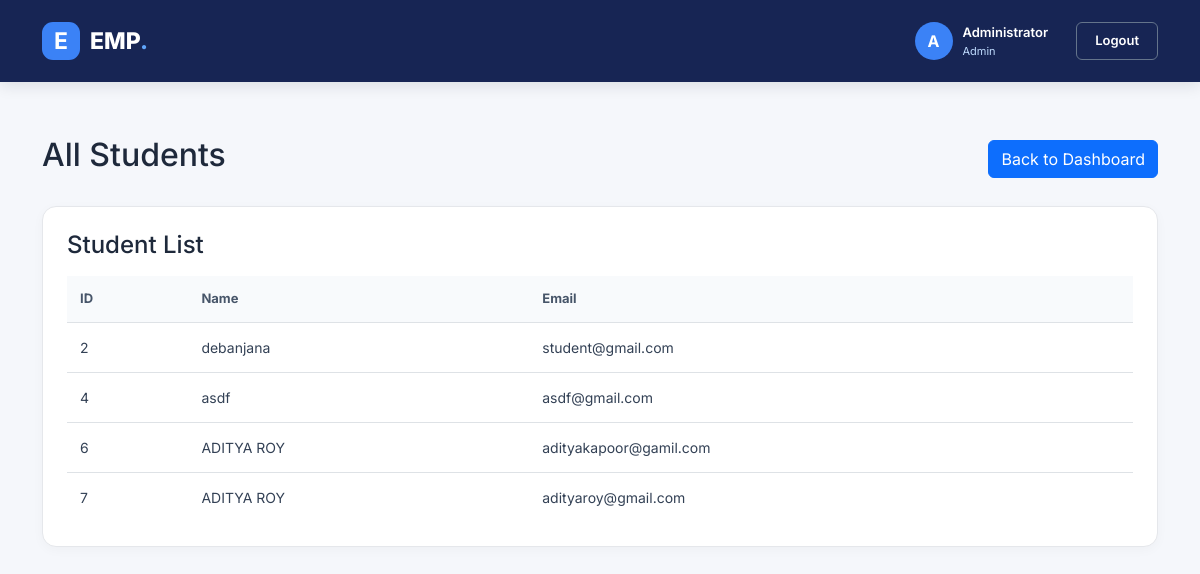
/admin/students (signed in), run on the app's committed database.
### tables this page shows
CREATE TABLE users (
        id INTEGER PRIMARY KEY AUTOINCREMENT,
        name TEXT NOT NULL,
        email TEXT UNIQUE NOT NULL,
        password TEXT NOT NULL,
        role TEXT NOT NULL CHECK(role IN ('admin','examiner','student')),
        approved INTEGER NOT NULL DEFAULT 0
    , active INTEGER NOT NULL DEFAULT 1);

### app.py (the view)
@app.route("/admin/students")
@login_required("admin")
def students_page():
    conn = db()
    students = conn.execute("""
        SELECT * FROM users
        WHERE role = 'student'
    """).fetchall()
    return render_template("students.html", students=students)

### app.py (called while the page is built)
def db():
    if "db" not in g:
        g.db = sqlite3.connect(DB)
        g.db.row_factory = sqlite3.Row
        g.db.execute("PRAGMA foreign_keys = ON")
    return g.db

def login_required(role=None):
    def decorator(view):
        @wraps(view)
        def wrapped(*args, **kwargs):
            if not session.get("user_id"):
                return redirect(url_for("login"))
            if role and session.get("role") != role:
                flash("You are not allowed to open that page.")
                return redirect(url_for("dashboard"))
            return view(*args, **kwargs)
        return wrapped
    return decorator

### templates/students.html
{% extends "base.html" %}
{% block content %}
<div class="container mt-4">
    <div class="d-flex justify-content-between align-items-center mb-4">
        <h2>All Students</h2>
        <a href="{{ url_for('dashboard') }}" class="btn btn-primary">
            Back to Dashboard
        </a>
    </div>
    <div class="admin-panel">
        <h4 class="mb-3">Student List</h4>
        <table class="table table-hover">
            <thead>
                <tr>
                    <th>ID</th>
                    <th>Name</th>
                    <th>Email</th>
                </tr>
            </thead>
            <tbody>
                {% for s in students %}
                <tr>
                    <td>{{ s.id }}</td>
                    <td>{{ s.name }}</td>
                    <td>{{ s.email }}</td>
                </tr>
                {% else %}
                <tr>
                    <td colspan="3" class="text-center">
                        No students registered.
                    </td>
                </tr>
                {% endfor %}
            </tbody>
        </table>
    </div>
</div>
{% endblock %}

### static/style.css (style rules this page uses)
body { font-family: 'Inter', sans-serif; background: #f5f7fb; color: #1e293b; margin: 0; min-height: 100vh; }
.admin-panel { background: white; border: 1px solid #e5e7eb; border-radius: 14px; padding: 24px; box-shadow: 0 3px 12px rgba(0,0,0,.03); }
.admin-panel .table { margin-bottom: 0; }
.admin-panel .table thead th { background: #f8fafc; color: #475569; font-size: 13px; padding: 13px; }
.admin-panel .table tbody td { color: #334155; font-size: 14px; padding: 14px 13px; }
.admin-panel .table tbody tr:last-child td { border-bottom: none; }

### data on the page
users: id "2", name "debanjana", email "student@gmail.com"
users: id "4", name "asdf", email "asdf@gmail.com"
users: id "6", name "ADITYA ROY", email "adityakapoor@gamil.com"
users: id "7", name "ADITYA ROY", email "adityaroy@gmail.com"

### other printed values
{{ session.get('name', 'U')[0]|upper }} "A"
{{ session.get('name') }} "Administrator"
{{ session.get('role')|capitalize }} "Admin"
